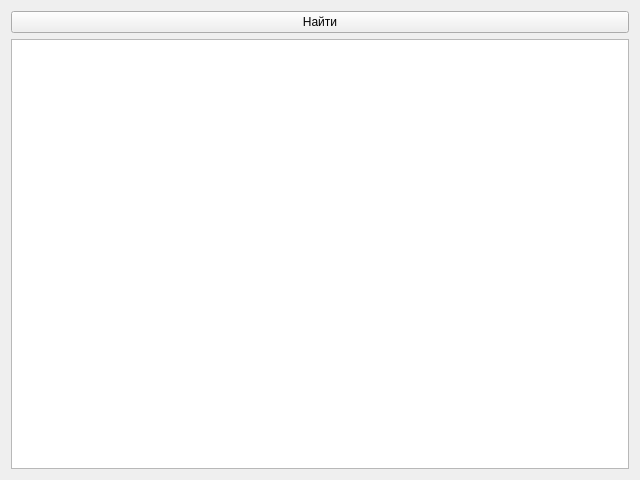
<?xml version="1.0" encoding="UTF-8"?>
<ui version="4.0">
 <class>WindowFindDevice</class>
 <widget class="QWidget" name="WindowFindDevice">
  <property name="geometry">
   <rect>
    <x>0</x>
    <y>0</y>
    <width>640</width>
    <height>480</height>
   </rect>
  </property>
  <property name="windowTitle">
   <string>Поиск устройств</string>
  </property>
  <layout class="QVBoxLayout" name="verticalLayout">
   <item>
    <widget class="QPushButton" name="pushButton">
     <property name="text">
      <string>Найти</string>
     </property>
    </widget>
   </item>
   <item>
    <widget class="QTableWidget" name="tableWidget"/>
   </item>
  </layout>
 </widget>
 <resources/>
 <connections/>
</ui>
